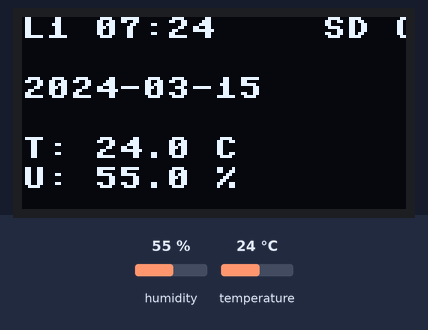
A program run on a simulated Raspberry Pi Pico running MicroPython. Parts: 128×64 one-colour display. The test bench sets the inputs (shaded band); at power-on: humidity 55 %, temperature 24 °C. The clock reads 2024-03-15 10:24:30 at power-on unless the program sets it; files the program writes start out absent; library files of the repository ran but are not shown: ssd1306.py; what the program prints to the serial console is not drawn.

Above: at 2.2 s.
At 24.3 s:
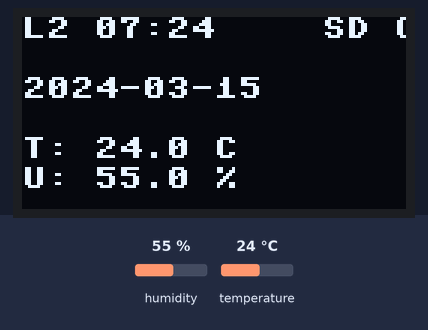
At 46.3 s:
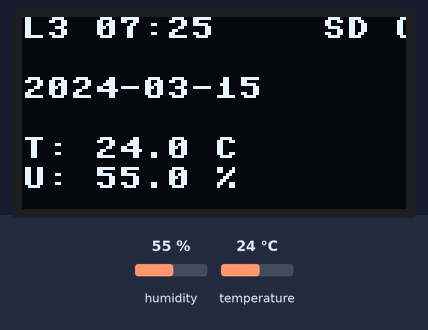
At 68.4 s:
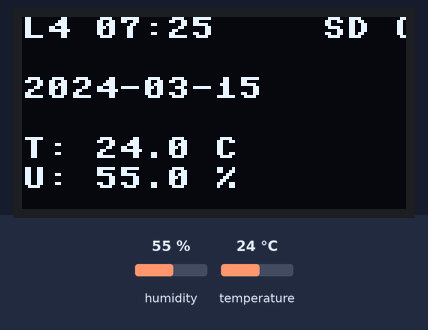
At 90.4 s:
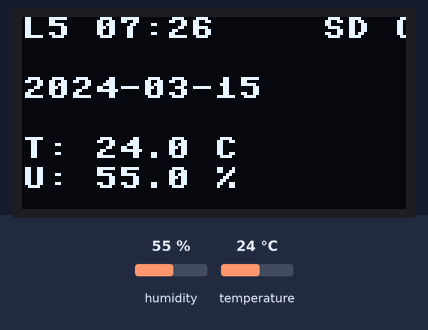
At 112.5 s:
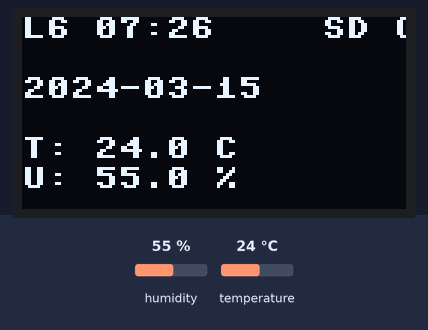

Measured:
- what the display in image 0 shows lasts 22.0 s, from 2.2 s to 24.2 s

The program:

Rasp_OLED_SDCARD_WIFI.py
```python
import time
import machine
import os
import sys # Para obter a versão Python e confirmar a sincronização

from machine import Pin, I2C, SPI, RTC # Adicionado RTC
import ssd1306
import dht
import sdcard # O driver sdcard.py deve estar no Pico W

# ==================== Configuração de Periféricos ====================

# Configuração I2C do OLED (Pinos 0 e 1)
try:
    i2c = I2C(0, scl=Pin(1), sda=Pin(0))
    oled_width = 128
    oled_height = 64
    oled = ssd1306.SSD1306_I2C(oled_width, oled_height, i2c)
except Exception as e:
    print(f"Erro ao inicializar o OLED: {e}. O programa continuará sem o display.")
    oled = None

# Configuração do DHT22 (Pino 2)
sensor = dht.DHT22(Pin(2))

# Configuração do botão (Pino 3)
botao = Pin(3, Pin.IN, Pin.PULL_DOWN)

# ==================== Configuração do SD Card (SPI 0) ====================
# PINAGEM: MISO=GP16, SCK=GP18, MOSI=GP19, CS=GP17
SD_SCK = 18
SD_MISO = 16
SD_MOSI = 19
SD_CS = 17

LOG_FILE = "log_temperatura.csv"
SD_MOUNT_POINT = "/sd"
sd = None

# ==================== Variáveis e Constantes Globais ====================
HOSTNAME_PLACA = "Pico_Offline"

# Fuso horário de Brasília (UTC-3) em segundos (Aplicado ao tempo interno)
FUSO_HORARIO_SEGUNDOS = -3 * 3600

# RTC Instance
rtc = machine.RTC()

# ==================== Funções Auxiliares ====================

def show_oled(text, line=0):
    """Função auxiliar para mostrar texto no OLED."""
    if oled:
        if line == 0:
            oled.fill(0)
        elif line > 0:
            oled.rect(0, line, 128, 12, 0, True)

        oled.text(text, 0, line)
        oled.show()

def sincronizar_data_pc():
    """
    Sincroniza a data/hora do MicroPython com a data/hora do PC
    na inicialização do script (Thonny).
    """
    # A variável de construção (build date/time) do MicroPython
    # geralmente contém a hora da compilação do firmware, mas em
    # ambientes IDE (como Thonny) ela é frequentemente substituída
    # pela data/hora do PC no momento da execução do script.

    # Tentamos obter a hora do sistema MicroPython (que já pode estar sincronizada)
    current_time_tuple = time.localtime()

    # Se o ano for 2000 (o padrão do MicroPython), a sincronização falhou,
    # mas se for um ano válido, presumimos que foi sincronizado pelo PC.
    if current_time_tuple[0] < 2023:
        print("Aviso: Sincronização de data do PC falhou ou o relógio interno não está configurado.")
        show_oled("Data Padrao 2000", 20)
        return False

    # Força a escrita no RTC com a hora atual do sistema (lida do PC)
    rtc.datetime((current_time_tuple[0], current_time_tuple[1], current_time_tuple[2],
                  0, current_time_tuple[3], current_time_tuple[4], current_time_tuple[5], 0))

    print(f"Data/Hora do PC capturada: {current_time_tuple[2]}/{current_time_tuple[1]}/{current_time_tuple[0]} {current_time_tuple[3]}:{current_time_tuple[4]}:{current_time_tuple[5]}")
    show_oled("Data Sincronizada", 20)
    return True


def obter_horario_interno():
    """Retorna o horário baseado no RTC/clock interno do Pico (ajustado para UTC-3)."""
    # time.time() usa o RTC após a sincronização inicial.
    internal_time_seconds = time.time()
    local_time_tuple = time.localtime(internal_time_seconds + FUSO_HORARIO_SEGUNDOS)
    return "{:04}-{:02}-{:02} {:02}:{:02}:{:02}".format(*local_time_tuple[:6])

def inicializa_sd_card():
    """Inicializa e monta o cartão SD com baudrate reduzido para estabilidade."""
    global sd
    try:
        # Baudrate de 2MHz para estabilidade
        spi = SPI(0, baudrate=2000000, polarity=0, phase=0,
                  miso=Pin(SD_MISO), sck=Pin(SD_SCK), mosi=Pin(SD_MOSI))

        cs = Pin(SD_CS, Pin.OUT)
        sd = sdcard.SDCard(spi, cs)
        os.mount(sd, SD_MOUNT_POINT)
        print(f"Cartão SD montado com sucesso em {SD_MOUNT_POINT}")
        show_oled("SD Card OK", 10)

        # Cria o cabeçalho se o arquivo for novo
        log_path = f"{SD_MOUNT_POINT}/{LOG_FILE}"
        if LOG_FILE not in os.listdir(SD_MOUNT_POINT):
             with open(log_path, "a") as f:
                header = "Leitura,Horario,Temperatura(C),Umidade(%),Dispositivo\n"
                f.write(header)
                print("Cabeçalho do arquivo de log criado.")
        return sd

    except Exception as e:
        print(f"Falha ao inicializar/montar o SD Card: {e}")
        show_oled("Erro SD Card!", 10)
        return None

def log_data_sd(sd_instancia, leitura_num, horario, temp, hum, hostname):
    """Grava os dados no arquivo CSV do SD Card."""
    if sd_instancia is None:
        return

    data_line = f"{leitura_num},{horario},{temp:.1f},{hum:.1f},{hostname}\n"
    log_path = f"{SD_MOUNT_POINT}/{LOG_FILE}"

    try:
        with open(log_path, "a") as f:
            f.write(data_line)
        print("Log gravado no SD Card.")

    except Exception as e:
        print(f"Erro ao escrever no SD Card: {e}. Desmontando...")

        # Tenta desmontar para evitar corrupção
        try:
            os.umount(SD_MOUNT_POINT)
            global sd
            sd = None
            print("SD Card desmontado após erro de escrita.")
        except:
            pass

def mostrar_dados(leitura_num, temp, hum, horario, sd_ok):
    """Atualiza o display OLED com os dados mais recentes."""
    if oled:
        # Limpa as linhas de status e de dados
        oled.rect(0, 0, 128, 30, 0, True)
        oled.text(f"L{leitura_num} {horario[11:16]}", 0, 0)
        oled.text("SD OK" if sd_ok else "SD OFFLINE", 100, 0)
        oled.text(horario[0:10], 0, 20) # Mostra a data

        oled.rect(0, 30, 128, 24, 0, True)
        oled.text(f"T: {temp:.1f} C", 0, 40)
        oled.text(f"U: {hum:.1f} %", 0, 50)
        oled.show()

# ==================== Programa Principal ====================
leitura_numero = 0

try:
    show_oled("INICIANDO OFFLINE", 0)

    # 1. Sincroniza a data/hora do PC no RTC do Pico
    sincronizar_data_pc()

    # 2. Inicializa o SD Card
    sd_instancia = inicializa_sd_card()

    while True:
        leitura_numero += 1

        # Leitura do sensor
        try:
            time.sleep(2)
            sensor.measure()
            temp = sensor.temperature()
            hum = sensor.humidity()
            horario = obter_horario_interno()

            sd_ok = sd_instancia is not None
            mostrar_dados(leitura_numero, temp, hum, horario, sd_ok)

            print(f"=== Leitura #{leitura_numero} ===")
            print(f"Horário Gravado: {horario}")
            print(f"Temperatura: {temp:.1f} C, Umidade: {hum:.1f} %")

            # 3. LOG NO SD CARD
            log_data_sd(sd_instancia, leitura_numero, horario, temp, hum, HOSTNAME_PLACA)

        except OSError as e:
            show_oled("Erro sensor", 40)
            print("Erro de leitura do sensor (OSError):", e)

        # Pausa para o próximo ciclo de leitura
        print("Iniciando espera de 20 segundos...")
        for _ in range(20):
            time.sleep(1)

except Exception as e:
    # Captura qualquer erro crítico não tratado
    show_oled("ERRO CRITICO", 20)
    show_oled(str(e), 40)
    print("Erro critico:", e)

    # Tenta desmontar o SD card antes de reiniciar/encerrar
    if sd is not None:
        try:
            os.umount(SD_MOUNT_POINT)
            print("SD Card desmontado com sucesso no erro crítico.")
        except:
            pass

    # Reinicia a placa para tentar corrigir o problema
    machine.reset()
```
